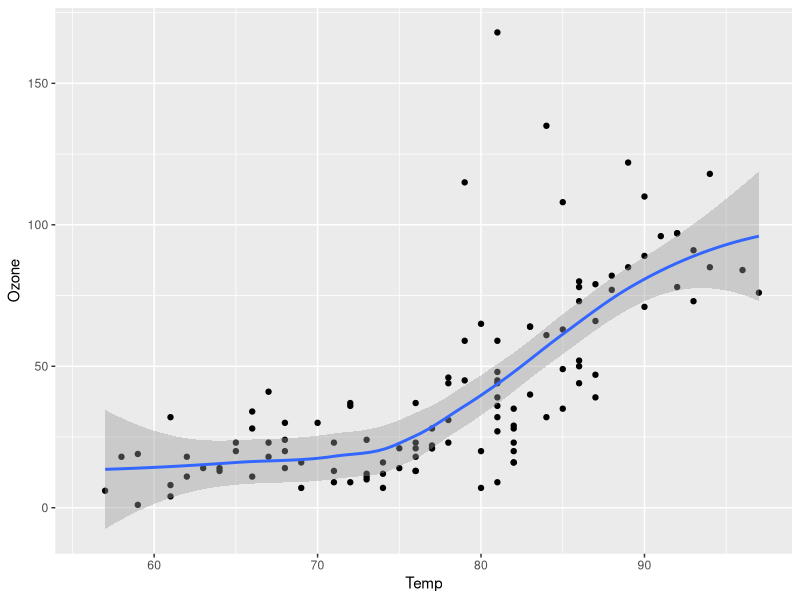
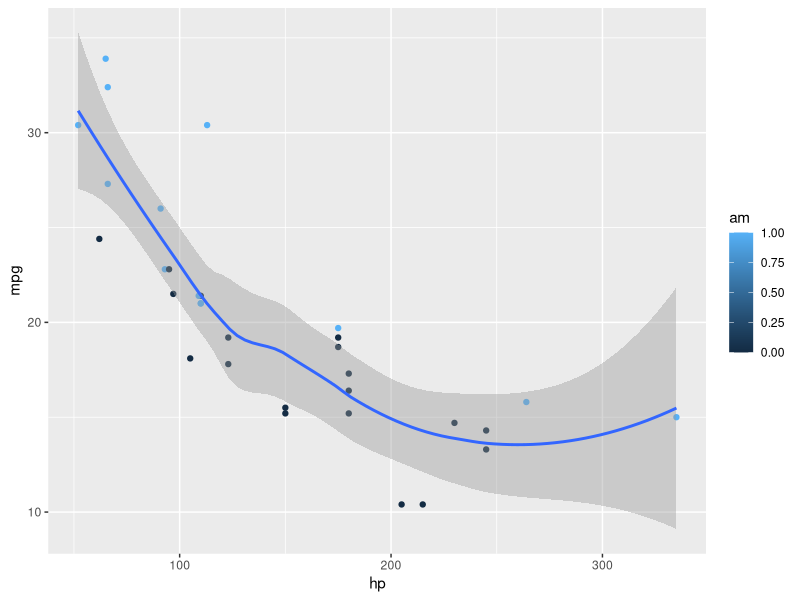

Here is the R script that generated these plots, in order:
## ---- chunk 1
#| echo: true
#| output-location: slide
library(ggplot2)
ggplot(airquality, aes(Temp, Ozone)) + 
  geom_point() + 
  geom_smooth(method = "loess")
## ---- chunk 2
library(ggplot2)
ggplot(mtcars, aes(hp, mpg, color = am)) +
  geom_point() +
  geom_smooth(formula = y ~ x, method = "loess")
## ---- chunk 3
knitr::kable(mtcars)
